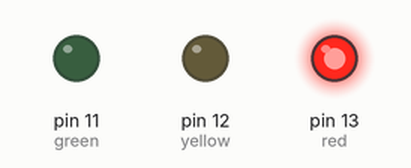
The sketch below on a simulated Arduino Uno, built with avr-gcc and run on an emulated ATmega328P. Parts: output pins drawn as LEDs (lit = HIGH).

Above: at 0.5 s.
At 1.5 s:
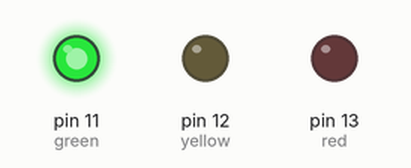
At 5.5 s:
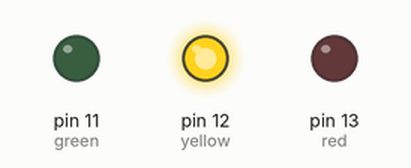
Timing chart, 0 to 6.9 s (numbered marks = the images above):
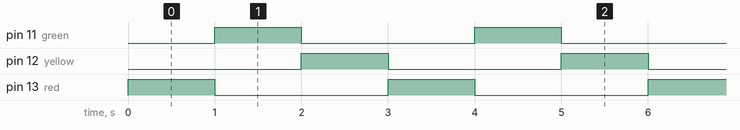

The sketch:

trafficWithSwitch.ino
```cpp
#define red 13
#define yellow 12
#define green 11

void setup() {
  // put your setup code here, to run once:
  pinMode(red, OUTPUT);
  pinMode(yellow, OUTPUT);
  pinMode(green, OUTPUT);
}

void loop() {

  digitalWrite(red,HIGH);
  delay(1000);
  digitalWrite(red,LOW);

  digitalWrite(green, HIGH);
  delay(1000);
  digitalWrite(green, LOW);

  digitalWrite(yellow,HIGH);
  delay(1000);
  digitalWrite(yellow,LOW);


}
```

Measured:
- by itself, pin 11 (green), pin 12 (yellow), pin 13 (red): alternates HIGH for 1.0 s and LOW for 2.0 s
- by itself, everything shown: repeats every 3.0 s, in 4 steps
